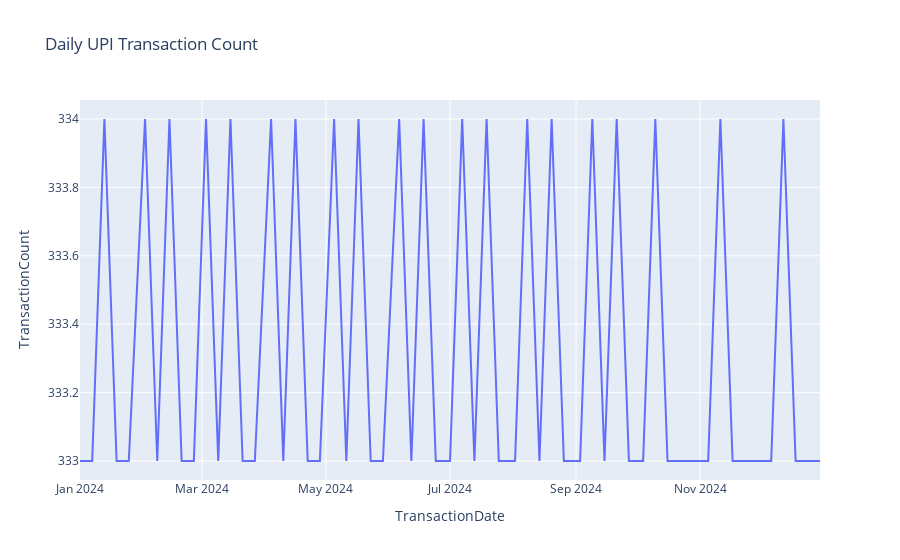

Write notebook code for a chart like this one.
### Markdown cell above
19.Daily transaction trend

### Code cell
import plotly.express as px
txn_by_date = df.groupby(df['TransactionDate'].dt.date)['TransactionID'].count().reset_index()
txn_by_date.columns = ['TransactionDate', 'TransactionCount']

fig = px.line(txn_by_date, x='TransactionDate', y='TransactionCount', title='Daily UPI Transaction Count')
fig.show()

### Figure 1 — Plotly figure (JSON) as saved in the notebook; plotly's stock layout.template omitted (floating-point values rounded to 4 significant figures)
{"data": [{"hovertemplate": "TransactionDate=%{x}<br>TransactionCount=%{y}<extra></extra>", "legendgroup": "", "line": {"color": "#636efa", "dash": "solid"}, "marker": {"symbol": "circle"}, "mode": "lines", "name": "", "orientation": "v", "showlegend": false, "type": "scatter", "x": ["2024-01-01", "2024-01-07", "2024-01-13", "2024-01-19", "2024-01-25", "2024-02-02", "2024-02-08", "2024-02-14", "2024-02-20", "2024-02-26", "2024-03-03", "2024-03-09", "2024-03-15", "2024-03-21", "2024-03-27", "2024-04-04", "2024-04-10", "2024-04-16", "2024-04-22", "2024-04-28", "2024-05-05", "2024-05-11", "2024-05-17", "2024-05-23", "2024-05-29", "2024-06-06", "2024-06-12", "2024-06-18", "2024-06-24", "2024-06-30", "2024-07-01", "2024-07-07", "2024-07-13", "2024-07-19", "2024-07-25", "2024-08-02", "2024-08-08", "2024-08-14", "2024-08-20", "2024-08-26", "2024-09-03", "2024-09-09", "2024-09-15", "2024-09-21", "2024-09-27", "2024-10-04", "2024-10-10", "2024-10-16", "2024-10-22", "2024-10-28", "2024-11-05", "2024-11-11", "2024-11-17", "2024-11-23", "2024-11-29", "2024-12-06", "2024-12-12", "2024-12-18", "2024-12-24", "2024-12-30"], "xaxis": "x", "y": [333, 333, 334, 333, 333, 334, 333, 334, 333, 333, 334, 333, 334, 333, 333, 334, 333, 334, 333, 333, 334, 333, 334, 333, 333, 334, 333, 334, 333, 333, 333, 334, 333, 334, 333, 333, 334, 333, 334, 333, 333, 334, 333, 334, 333, 333, 334, 333, 333, 333, 333, 334, 333, 333, 333, 333, 334, 333, 333, 333], "yaxis": "y"}], "layout": {"legend": {"tracegroupgap": 0}, "title": {"text": "Daily UPI Transaction Count"}, "xaxis": {"anchor": "y", "domain": [0, 1], "title": {"text": "TransactionDate"}}, "yaxis": {"anchor": "x", "domain": [0, 1], "title": {"text": "TransactionCount"}}}}
